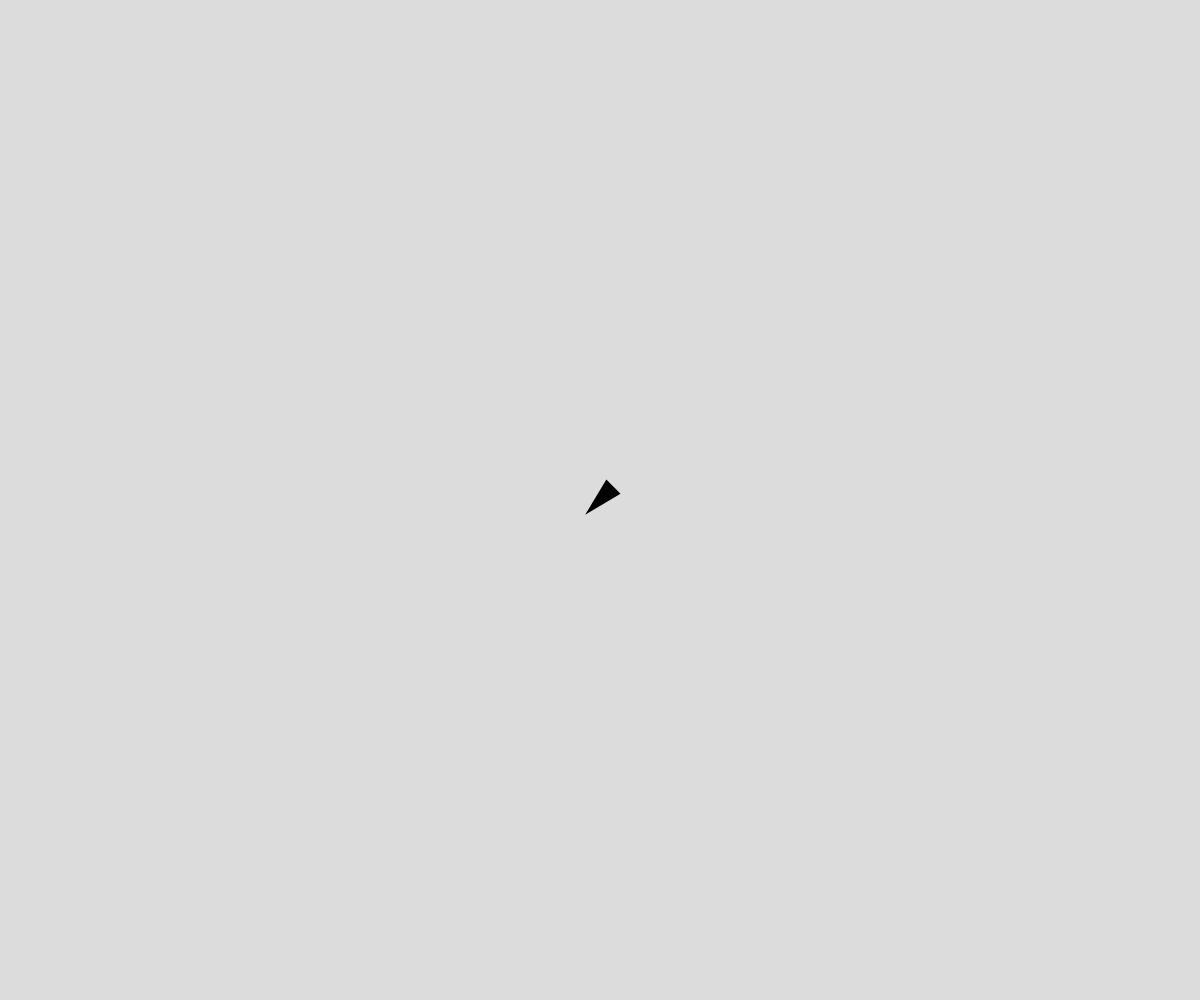
Frame 1 (no input)
Frame 60 (no input): blank canvas, image omitted
Frame 120 (the mouse pressed at the canvas centre since frame 60): blank canvas, image omitted

The p5.js sketch that drew this single still picture (run headless with seeded random() and noise() and a simulated clock; from frame 60 on, the mouse is pressed at the canvas centre):

// p5.js sketch
// ── sketch.js
const AGENT_COUNT = 1;

let agents = [];

function setup() {
  createCanvas(window.innerWidth, window.innerHeight);

  noStroke();
  angleMode(DEGREES);

  for (let count = 0; count < AGENT_COUNT; count++) {
    const position = createVector(width/2, height/2);
    const angle = 45;
    agents.push(new Agent(position, angle));
  }

  console.log (agents[0]);
}

function draw() {
  background(220);

  agents.forEach(agent => {
    agent.update();
    agent.display();
  });
}

// ── agent.js
class Agent {
    constructor(POSITION, ANGLE) {
        this.position = POSITION;
        this.color = color (0, 0, 0);
        this.angle = ANGLE;
        this.speed = 1;
    }

    update() {
        //logica dell'agent

        // applichiamo il movimento
        const movement = createVector (0, this.speed)
        movement.rotate (this.angle);
        this.position.add (movement);
    }

    display() {
        //disegna l'agent

        fill(this.color);

        push();

        translate(this.position);
        rotate(this.angle);
        triangle (0, 20, -10, -20, 10, -20);

        pop();


    }
}
